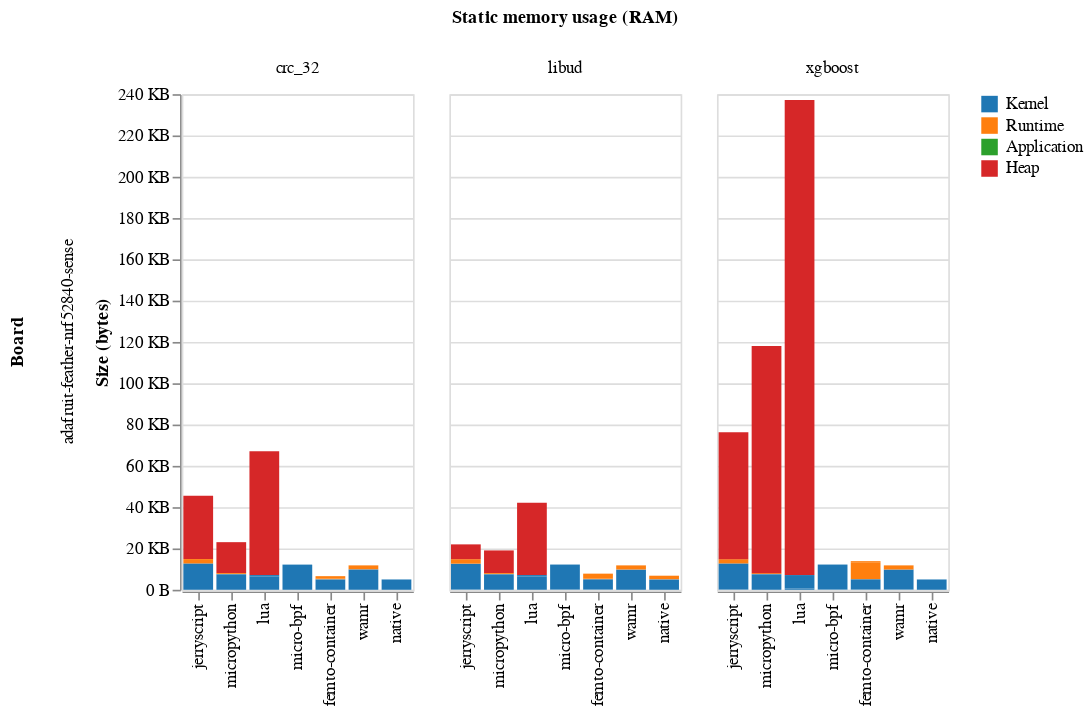
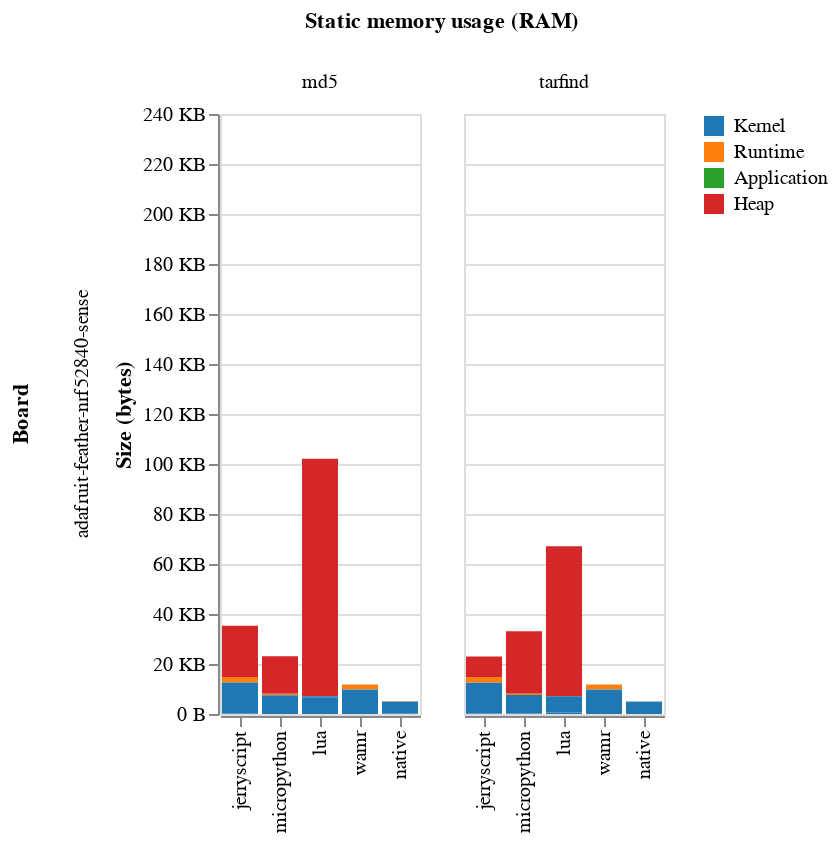

Here is the notebook cell these charts were saved with, in order:
### Code cell
Y_MAX = 240_000

def ram_chart(data):

    return (alt.Chart(
        data)
        .mark_bar()
        .encode(
            x=alt.X('environment:N', title='', sort=sort),
            y=alt.Y('size:Q', stack='zero', title='Size (bytes)', axis=alt.Axis(labelExpr=BYTE_LABEL_EXPR), scale=alt.Scale(domain=[0, Y_MAX])),
            color=alt.Color('category:N', title='', sort=category_order, scale=colors_category_scale),
            order=alt.Order("color_category_sort_index:Q"),
            tooltip=[
                alt.Tooltip('type:N', title='Section'),
                alt.Tooltip('category:N'),
                alt.Tooltip('size:Q', title='Binary size (bytes)')
            ]
        )
        .facet(
            column=alt.Column('benchmark:N', title="Static memory usage (RAM)"),
            row = alt.Row('board:N', title="Board")
        )
)

ram_data = df.filter(pl.col("type").is_in([".bss", ".data"]))
heap_data = ram_data.filter(pl.col("benchmark").is_in(HEAP_BENCHMARKS))
heap_less_data = ram_data.filter(pl.col("benchmark").is_in(HEAP_LESS_BENCHMARKS))

ram_chart(heap_less_data).display(scaleFactor=2)
ram_chart(heap_data).display(scaleFactor=2)

### Figure 1 — Vega-Lite specification as saved in the notebook (floating-point values rounded to 4 significant figures)
{"config": {"view": {"continuousWidth": 300, "continuousHeight": 300}}, "data": {"name": "data-6e084b03dfc9fce3a8ab1399e4c7950c"}, "facet": {"column": {"field": "benchmark", "title": "Static memory usage (RAM)", "type": "nominal"}, "row": {"field": "board", "title": "Board", "type": "nominal"}}, "spec": {"mark": {"type": "bar"}, "encoding": {"color": {"field": "category", "scale": {"domain": ["Kernel", "Runtime", "Application", "Heap"], "range": ["#1f77b4", "#ff7f0e", "#2ca02c", "#d62728"]}, "sort": ["Kernel", "Runtime", "app", "Application"], "title": "", "type": "nominal"}, "order": {"field": "color_category_sort_index", "type": "quantitative"}, "tooltip": [{"field": "type", "title": "Section", "type": "nominal"}, {"field": "category", "type": "nominal"}, {"field": "size", "title": "Binary size (bytes)", "type": "quantitative"}], "x": {"field": "environment", "sort": ["jerryscript", "micropython", "lua", "micro-bpf", "femto-container", "wamr"], "title": "", "type": "nominal"}, "y": {"axis": {"labelExpr": "\n(datum.value >= 1000000000) ? format(datum.value / 1000000000, '.0f') + ' GB' : \n(datum.value >= 1000000) ? format(datum.value / 1000000, '.0f') + ' MB' : \n(datum.value >= 1000) ? format(datum.value / 1000, '.0f') + ' KB' : \nformat(datum.value, '.0f') + ' B'\n"}, "field": "size", "scale": {"domain": [0, 240000]}, "stack": "zero", "title": "Size (bytes)", "type": "quantitative"}}}, "$schema": "https://vega.github.io/schema/vega-lite/v5.20.1.json", "datasets": {"data-6e084b03dfc9fce3a8ab1399e4c7950c": [{"board": "adafruit-feather-nrf52840-sense", "environment": "jerryscript", "benchmark": "xgboost", "category": "Kernel", "type": ".data", "size": 158, "total_size": 4241180, "section_total_size": null}, {"board": "adafruit-feather-nrf52840-sense", "environment": "femto-container", "benchmark": "libud", "category": "Runtime", "type": ".bss", "size": 525, "total_size": 1914171, "section_total_size": 4892}, {"board": "adafruit-feather-nrf52840-sense", "environment": "jerryscript", "benchmark": "libud", "category": "Kernel", "type": ".data", "size": 158, "total_size": 4161628, "section_total_size": null}, {"board": "adafruit-feather-nrf52840-sense", "environment": "femto-container", "benchmark": "xgboost", "category": "Kernel", "type": ".data", "size": 158, "total_size": 1919391, "section_total_size": null}, {"board": "adafruit-feather-nrf52840-sense", "environment": "lua", "benchmark": "xgboost", "category": "Runtime", "type": ".data", "size": 2, "total_size": 3693681, "section_total_size": null}, {"board": "adafruit-feather-nrf52840-sense", "environment": "micropython", "benchmark": "xgboost", "category": "Runtime", "type": ".bss", "size": 453, "total_size": 3712424, "section_total_size": 117380}, {"board": "adafruit-feather-nrf52840-sense", "environment": "jerryscript", "benchmark": "crc_32", "category": "Runtime", "type": ".bss", "size": 2225, "total_size": 6100970, "section_total_size": 44912}, {"board": "adafruit-feather-nrf52840-sense", "environment": "micro-bpf", "benchmark": "libud", "category": "Runtime", "type": ".data", "size": 2, "total_size": 2050160, "section_total_size": null}, {"board": "adafruit-feather-nrf52840-sense", "environment": "micro-bpf", "benchmark": "crc_32", "category": "Runtime", "type": ".data", "size": 2, "total_size": 2049924, "section_total_size": null}, {"board": "adafruit-feather-nrf52840-sense", "environment": "femto-container", "benchmark": "xgboost", "category": "Runtime", "type": ".data", "size": 8290, "total_size": 1919391, "section_total_size": null}, {"board": "adafruit-feather-nrf52840-sense", "environment": "native", "benchmark": "libud", "category": "Runtime", "type": ".data", "size": 2, "total_size": 1846974, "section_total_size": null}, {"board": "adafruit-feather-nrf52840-sense", "environment": "jerryscript", "benchmark": "xgboost", "category": "Runtime", "type": ".data", "size": 2, "total_size": 4241180, "section_total_size": null}, {"board": "adafruit-feather-nrf52840-sense", "environment": "jerryscript", "benchmark": "xgboost", "category": "Runtime", "type": ".bss", "size": 2173, "total_size": 4241180, "section_total_size": 75580}, {"board": "adafruit-feather-nrf52840-sense", "environment": "femto-container", "benchmark": "libud", "category": "Runtime", "type": ".data", "size": 2242, "total_size": 1914171, "section_total_size": null}, {"board": "adafruit-feather-nrf52840-sense", "environment": "micro-bpf", "benchmark": "xgboost", "category": "Runtime", "type": ".data", "size": 2, "total_size": 2057044, "section_total_size": null}, {"board": "adafruit-feather-nrf52840-sense", "environment": "femto-container", "benchmark": "crc_32", "category": "Runtime", "type": ".bss", "size": 525, "total_size": 1910845, "section_total_size": 4892}, {"board": "adafruit-feather-nrf52840-sense", "environment": "micropython", "benchmark": "crc_32", "category": "Runtime", "type": ".data", "size": 3, "total_size": 3597414, "section_total_size": null}, {"board": "adafruit-feather-nrf52840-sense", "environment": "lua", "benchmark": "libud", "category": "Kernel", "type": ".bss", "size": 6499, "total_size": 3476782, "section_total_size": 40996}, {"board": "adafruit-feather-nrf52840-sense", "environment": "lua", "benchmark": "xgboost", "category": "Heap", "type": ".bss", "size": 230000, "total_size": 3693681, "section_total_size": 235996}, {"board": "adafruit-feather-nrf52840-sense", "environment": "native", "benchmark": "xgboost", "category": "Kernel", "type": ".bss", "size": 4879, "total_size": 1851856, "section_total_size": 4372}, {"board": "adafruit-feather-nrf52840-sense", "environment": "native", "benchmark": "crc_32", "category": "Kernel", "type": ".bss", "size": 4879, "total_size": 1843560, "section_total_size": 4376}, {"board": "adafruit-feather-nrf52840-sense", "environment": "wamr", "benchmark": "xgboost", "category": "Kernel", "type": ".data", "size": 158, "total_size": 3065235, "section_total_size": null}, {"board": "adafruit-feather-nrf52840-sense", "environment": "micro-bpf", "benchmark": "libud", "category": "Kernel", "type": ".data", "size": 158, "total_size": 2050160, "section_total_size": null}, {"board": "adafruit-feather-nrf52840-sense", "environment": "jerryscript", "benchmark": "xgboost", "category": "Kernel", "type": ".bss", "size": 12479, "total_size": 4241180, "section_total_size": 75580}, {"board": "adafruit-feather-nrf52840-sense", "environment": "micropython", "benchmark": "xgboost", "category": "Runtime", "type": ".data", "size": 3, "total_size": 3712424, "section_total_size": null}, {"board": "adafruit-feather-nrf52840-sense", "environment": "femto-container", "benchmark": "libud", "category": "Kernel", "type": ".data", "size": 158, "total_size": 1914171, "section_total_size": null}, {"board": "adafruit-feather-nrf52840-sense", "environment": "micro-bpf", "benchmark": "crc_32", "category": "Runtime", "type": ".bss", "size": 5, "total_size": 2049924, "section_total_size": 11544}, {"board": "adafruit-feather-nrf52840-sense", "environment": "lua", "benchmark": "libud", "category": "Runtime", "type": ".data", "size": 2, "total_size": 3476782, "section_total_size": null}, {"board": "adafruit-feather-nrf52840-sense", "environment": "lua", "benchmark": "crc_32", "category": "Kernel", "type": ".bss", "size": 6499, "total_size": 3503427, "section_total_size": 65996}, {"board": "adafruit-feather-nrf52840-sense", "environment": "jerryscript", "benchmark": "crc_32", "category": "Heap", "type": ".bss", "size": 30720, "total_size": 6100970, "section_total_size": 44912}, {"board": "adafruit-feather-nrf52840-sense", "environment": "wamr", "benchmark": "libud", "category": "Kernel", "type": ".bss", "size": 9656, "total_size": 3057294, "section_total_size": 9216}, {"board": "adafruit-feather-nrf52840-sense", "environment": "wamr", "benchmark": "libud", "category": "Kernel", "type": ".data", "size": 158, "total_size": 3057294, "section_total_size": null}, {"board": "adafruit-feather-nrf52840-sense", "environment": "lua", "benchmark": "xgboost", "category": "Kernel", "type": ".data", "size": 622, "total_size": 3693681, "section_total_size": null}, {"board": "adafruit-feather-nrf52840-sense", "environment": "native", "benchmark": "crc_32", "category": "Kernel", "type": ".data", "size": 158, "total_size": 1843560, "section_total_size": null}, {"board": "adafruit-feather-nrf52840-sense", "environment": "lua", "benchmark": "libud", "category": "Heap", "type": ".bss", "size": 35000, "total_size": 3476782, "section_total_size": 40996}, {"board": "adafruit-feather-nrf52840-sense", "environment": "micropython", "benchmark": "libud", "category": "Kernel", "type": ".bss", "size": 7439, "total_size": 3591441, "section_total_size": 18380}, {"board": "adafruit-feather-nrf52840-sense", "environment": "jerryscript", "benchmark": "libud", "category": "Runtime", "type": ".data", "size": 2, "total_size": 4161628, "section_total_size": null}, {"board": "adafruit-feather-nrf52840-sense", "environment": "native", "benchmark": "xgboost", "category": "Runtime", "type": ".data", "size": 2, "total_size": 1851856, "section_total_size": null}, {"board": "adafruit-feather-nrf52840-sense", "environment": "lua", "benchmark": "crc_32", "category": "Kernel", "type": ".data", "size": 622, "total_size": 3503427, "section_total_size": null}, {"board": "adafruit-feather-nrf52840-sense", "environment": "femto-container", "benchmark": "xgboost", "category": "Kernel", "type": ".bss", "size": 4879, "total_size": 1919391, "section_total_size": 4892}, {"board": "adafruit-feather-nrf52840-sense", "environment": "micropython", "benchmark": "crc_32", "category": "Heap", "type": ".bss", "size": 15000, "total_size": 3597414, "section_total_size": 22380}, {"board": "adafruit-feather-nrf52840-sense", "environment": "micropython", "benchmark": "crc_32", "category": "Kernel", "type": ".bss", "size": 7439, "total_size": 3597414, "section_total_size": 22380}, {"board": "adafruit-feather-nrf52840-sense", "environment": "jerryscript", "benchmark": "libud", "category": "Kernel", "type": ".bss", "size": 12479, "total_size": 4161628, "section_total_size": 21308}, {"board": "adafruit-feather-nrf52840-sense", "environment": "wamr", "benchmark": "crc_32", "category": "Runtime", "type": ".data", "size": 1962, "total_size": 3057486, "section_total_size": null}, {"board": "adafruit-feather-nrf52840-sense", "environment": "lua", "benchmark": "crc_32", "category": "Heap", "type": ".bss", "size": 60000, "total_size": 3503427, "section_total_size": 65996}, {"board": "adafruit-feather-nrf52840-sense", "environment": "wamr", "benchmark": "xgboost", "category": "Kernel", "type": ".bss", "size": 9656, "total_size": 3065235, "section_total_size": 9216}, {"board": "adafruit-feather-nrf52840-sense", "environment": "jerryscript", "benchmark": "xgboost", "category": "Heap", "type": ".bss", "size": 61440, "total_size": 4241180, "section_total_size": 75580}, {"board": "adafruit-feather-nrf52840-sense", "environment": "micropython", "benchmark": "xgboost", "category": "Heap", "type": ".bss", "size": 110000, "total_size": 3712424, "section_total_size": 117380}, {"board": "adafruit-feather-nrf52840-sense", "environment": "micro-bpf", "benchmark": "xgboost", "category": "Runtime", "type": ".bss", "size": 5, "total_size": 2057044, "section_total_size": 11544}, {"board": "adafruit-feather-nrf52840-sense", "environment": "lua", "benchmark": "crc_32", "category": "Runtime", "type": ".data", "size": 2, "total_size": 3503427, "section_total_size": null}, {"board": "adafruit-feather-nrf52840-sense", "environment": "lua", "benchmark": "xgboost", "category": "Kernel", "type": ".bss", "size": 6499, "total_size": 3693681, "section_total_size": 235996}, {"board": "adafruit-feather-nrf52840-sense", "environment": "native", "benchmark": "xgboost", "category": "Kernel", "type": ".data", "size": 158, "total_size": 1851856, "section_total_size": null}, {"board": "adafruit-feather-nrf52840-sense", "environment": "native", "benchmark": "libud", "category": "Kernel", "type": ".bss", "size": 4879, "total_size": 1846974, "section_total_size": 6136}, {"board": "adafruit-feather-nrf52840-sense", "environment": "lua", "benchmark": "crc_32", "category": "Runtime", "type": ".bss", "size": 9, "total_size": 3503427, "section_total_size": 65996}, {"board": "adafruit-feather-nrf52840-sense", "environment": "native", "benchmark": "libud", "category": "Runtime", "type": ".bss", "size": 1769, "total_size": 1846974, "section_total_size": 6136}, {"board": "adafruit-feather-nrf52840-sense", "environment": "wamr", "benchmark": "crc_32", "category": "Runtime", "type": ".bss", "size": 72, "total_size": 3057486, "section_total_size": 9216}, {"board": "adafruit-feather-nrf52840-sense", "environment": "jerryscript", "benchmark": "libud", "category": "Runtime", "type": ".bss", "size": 2173, "total_size": 4161628, "section_total_size": 21308}, {"board": "adafruit-feather-nrf52840-sense", "environment": "micropython", "benchmark": "crc_32", "category": "Runtime", "type": ".bss", "size": 453, "total_size": 3597414, "section_total_size": 22380}, {"board": "adafruit-feather-nrf52840-sense", "environment": "native", "benchmark": "xgboost", "category": "Runtime", "type": ".bss", "size": 5, "total_size": 1851856, "section_total_size": 4372}, {"board": "adafruit-feather-nrf52840-sense", "environment": "jerryscript", "benchmark": "crc_32", "category": "Kernel", "type": ".bss", "size": 12479, "total_size": 6100970, "section_total_size": 44912}, {"board": "adafruit-feather-nrf52840-sense", "environment": "jerryscript", "benchmark": "libud", "category": "Heap", "type": ".bss", "size": 7168, "total_size": 4161628, "section_total_size": 21308}, {"board": "adafruit-feather-nrf52840-sense", "environment": "micropython", "benchmark": "xgboost", "category": "Kernel", "type": ".bss", "size": 7439, "total_size": 3712424, "section_total_size": 117380}, {"board": "adafruit-feather-nrf52840-sense", "environment": "wamr", "benchmark": "crc_32", "category": "Kernel", "type": ".bss", "size": 9656, "total_size": 3057486, "section_total_size": 9216}, {"board": "adafruit-feather-nrf52840-sense", "environment": "micro-bpf", "benchmark": "xgboost", "category": "Kernel", "type": ".data", "size": 158, "total_size": 2057044, "section_total_size": null}, {"board": "adafruit-feather-nrf52840-sense", "environment": "femto-container", "benchmark": "crc_32", "category": "Kernel", "type": ".bss", "size": 4879, "total_size": 1910845, "section_total_size": 4892}, {"board": "adafruit-feather-nrf52840-sense", "environment": "femto-container", "benchmark": "crc_32", "category": "Runtime", "type": ".data", "size": 1026, "total_size": 1910845, "section_total_size": null}, {"board": "adafruit-feather-nrf52840-sense", "environment": "wamr", "benchmark": "libud", "category": "Runtime", "type": ".data", "size": 1962, "total_size": 3057294, "section_total_size": null}, {"board": "adafruit-feather-nrf52840-sense", "environment": "micropython", "benchmark": "libud", "category": "Kernel", "type": ".data", "size": 157, "total_size": 3591441, "section_total_size": null}, {"board": "adafruit-feather-nrf52840-sense", "environment": "micro-bpf", "benchmark": "crc_32", "category": "Kernel", "type": ".bss", "size": 12051, "total_size": 2049924, "section_total_size": 11544}, {"board": "adafruit-feather-nrf52840-sense", "environment": "native", "benchmark": "libud", "category": "Kernel", "type": ".data", "size": 158, "total_size": 1846974, "section_total_size": null}, {"board": "adafruit-feather-nrf52840-sense", "environment": "native", "benchmark": "crc_32", "category": "Runtime", "type": ".bss", "size": 9, "total_size": 1843560, "section_total_size": 4376}, {"board": "adafruit-feather-nrf52840-sense", "environment": "lua", "benchmark": "libud", "category": "Runtime", "type": ".bss", "size": 9, "total_size": 3476782, "section_total_size": 40996}, {"board": "adafruit-feather-nrf52840-sense", "environment": "micropython", "benchmark": "libud", "category": "Heap", "type": ".bss", "size": 11000, "total_size": 3591441, "section_total_size": 18380}, {"board": "adafruit-feather-nrf52840-sense", "environment": "jerryscript", "benchmark": "crc_32", "category": "Runtime", "type": ".data", "size": 2, "total_size": 6100970, "section_total_size": null}, {"board": "adafruit-feather-nrf52840-sense", "environment": "micropython", "benchmark": "libud", "category": "Runtime", "type": ".data", "size": 3, "total_size": 3591441, "section_total_size": null}, {"board": "adafruit-feather-nrf52840-sense", "environment": "lua", "benchmark": "xgboost", "category": "Runtime", "type": ".bss", "size": 9, "total_size": 3693681, "section_total_size": 235996}, {"board": "adafruit-feather-nrf52840-sense", "environment": "femto-container", "benchmark": "libud", "category": "Kernel", "type": ".bss", "size": 4879, "total_size": 1914171, "section_total_size": 4892}, {"board": "adafruit-feather-nrf52840-sense", "environment": "wamr", "benchmark": "xgboost", "category": "Runtime", "type": ".data", "size": 1962, "total_size": 3065235, "section_total_size": null}, {"board": "adafruit-feather-nrf52840-sense", "environment": "micropython", "benchmark": "crc_32", "category": "Kernel", "type": ".data", "size": 157, "total_size": 3597414, "section_total_size": null}, {"board": "adafruit-feather-nrf52840-sense", "environment": "femto-container", "benchmark": "xgboost", "category": "Runtime", "type": ".bss", "size": 525, "total_size": 1919391, "section_total_size": 4892}, {"board": "adafruit-feather-nrf52840-sense", "environment": "jerryscript", "benchmark": "crc_32", "category": "Kernel", "type": ".data", "size": 158, "total_size": 6100970, "section_total_size": null}, {"board": "adafruit-feather-nrf52840-sense", "environment": "micro-bpf", "benchmark": "libud", "category": "Kernel", "type": ".bss", "size": 12051, "total_size": 2050160, "section_total_size": 11544}, {"board": "adafruit-feather-nrf52840-sense", "environment": "femto-container", "benchmark": "crc_32", "category": "Kernel", "type": ".data", "size": 158, "total_size": 1910845, "section_total_size": null}, {"board": "adafruit-feather-nrf52840-sense", "environment": "micropython", "benchmark": "libud", "category": "Runtime", "type": ".bss", "size": 453, "total_size": 3591441, "section_total_size": 18380}, {"board": "adafruit-feather-nrf52840-sense", "environment": "native", "benchmark": "crc_32", "category": "Runtime", "type": ".data", "size": 2, "total_size": 1843560, "section_total_size": null}, {"board": "adafruit-feather-nrf52840-sense", "environment": "wamr", "benchmark": "crc_32", "category": "Kernel", "type": ".data", "size": 158, "total_size": 3057486, "section_total_size": null}, {"board": "adafruit-feather-nrf52840-sense", "environment": "wamr", "benchmark": "libud", "category": "Runtime", "type": ".bss", "size": 72, "total_size": 3057294, "section_total_size": 9216}, {"board": "adafruit-feather-nrf52840-sense", "environment": "micro-bpf", "benchmark": "libud", "category": "Runtime", "type": ".bss", "size": 5, "total_size": 2050160, "section_total_size": 11544}, {"board": "adafruit-feather-nrf52840-sense", "environment": "lua", "benchmark": "libud", "category": "Kernel", "type": ".data", "size": 622, "total_size": 3476782, "section_total_size": null}, {"board": "adafruit-feather-nrf52840-sense", "environment": "micro-bpf", "benchmark": "crc_32", "category": "Kernel", "type": ".data", "size": 158, "total_size": 2049924, "section_total_size": null}, {"board": "adafruit-feather-nrf52840-sense", "environment": "micro-bpf", "benchmark": "xgboost", "category": "Kernel", "type": ".bss", "size": 12051, "total_size": 2057044, "section_total_size": 11544}, {"board": "adafruit-feather-nrf52840-sense", "environment": "wamr", "benchmark": "xgboost", "category": "Runtime", "type": ".bss", "size": 72, "total_size": 3065235, "section_total_size": 9216}, {"board": "adafruit-feather-nrf52840-sense", "environment": "micropython", "benchmark": "xgboost", "category": "Kernel", "type": ".data", "size": 157, "total_size": 3712424, "section_total_size": null}]}}

### Figure 2 — Vega-Lite specification as saved in the notebook (floating-point values rounded to 4 significant figures)
{"config": {"view": {"continuousWidth": 300, "continuousHeight": 300}}, "data": {"name": "data-0b5e7f11b60ff258d99961020844d452"}, "facet": {"column": {"field": "benchmark", "title": "Static memory usage (RAM)", "type": "nominal"}, "row": {"field": "board", "title": "Board", "type": "nominal"}}, "spec": {"mark": {"type": "bar"}, "encoding": {"color": {"field": "category", "scale": {"domain": ["Kernel", "Runtime", "Application", "Heap"], "range": ["#1f77b4", "#ff7f0e", "#2ca02c", "#d62728"]}, "sort": ["Kernel", "Runtime", "app", "Application"], "title": "", "type": "nominal"}, "order": {"field": "color_category_sort_index", "type": "quantitative"}, "tooltip": [{"field": "type", "title": "Section", "type": "nominal"}, {"field": "category", "type": "nominal"}, {"field": "size", "title": "Binary size (bytes)", "type": "quantitative"}], "x": {"field": "environment", "sort": ["jerryscript", "micropython", "lua", "micro-bpf", "femto-container", "wamr"], "title": "", "type": "nominal"}, "y": {"axis": {"labelExpr": "\n(datum.value >= 1000000000) ? format(datum.value / 1000000000, '.0f') + ' GB' : \n(datum.value >= 1000000) ? format(datum.value / 1000000, '.0f') + ' MB' : \n(datum.value >= 1000) ? format(datum.value / 1000, '.0f') + ' KB' : \nformat(datum.value, '.0f') + ' B'\n"}, "field": "size", "scale": {"domain": [0, 240000]}, "stack": "zero", "title": "Size (bytes)", "type": "quantitative"}}}, "$schema": "https://vega.github.io/schema/vega-lite/v5.20.1.json", "datasets": {"data-0b5e7f11b60ff258d99961020844d452": [{"board": "adafruit-feather-nrf52840-sense", "environment": "native", "benchmark": "tarfind", "category": "Kernel", "type": ".bss", "size": 4883, "total_size": 1884245, "section_total_size": 4376}, {"board": "adafruit-feather-nrf52840-sense", "environment": "jerryscript", "benchmark": "md5", "category": "Runtime", "type": ".bss", "size": 2173, "total_size": 4176484, "section_total_size": 34620}, {"board": "adafruit-feather-nrf52840-sense", "environment": "jerryscript", "benchmark": "md5", "category": "Heap", "type": ".bss", "size": 20480, "total_size": 4176484, "section_total_size": 34620}, {"board": "adafruit-feather-nrf52840-sense", "environment": "jerryscript", "benchmark": "tarfind", "category": "Heap", "type": ".bss", "size": 8192, "total_size": 4162750, "section_total_size": 22332}, {"board": "adafruit-feather-nrf52840-sense", "environment": "lua", "benchmark": "md5", "category": "Kernel", "type": ".bss", "size": 6499, "total_size": 3537792, "section_total_size": 100996}, {"board": "adafruit-feather-nrf52840-sense", "environment": "native", "benchmark": "md5", "category": "Kernel", "type": ".data", "size": 158, "total_size": 1858005, "section_total_size": null}, {"board": "adafruit-feather-nrf52840-sense", "environment": "wamr", "benchmark": "md5", "category": "Runtime", "type": ".data", "size": 1962, "total_size": 3057646, "section_total_size": null}, {"board": "adafruit-feather-nrf52840-sense", "environment": "micropython", "benchmark": "md5", "category": "Kernel", "type": ".bss", "size": 7439, "total_size": 3596722, "section_total_size": 22380}, {"board": "adafruit-feather-nrf52840-sense", "environment": "lua", "benchmark": "md5", "category": "Runtime", "type": ".bss", "size": 9, "total_size": 3537792, "section_total_size": 100996}, {"board": "adafruit-feather-nrf52840-sense", "environment": "jerryscript", "benchmark": "md5", "category": "Kernel", "type": ".data", "size": 158, "total_size": 4176484, "section_total_size": null}, {"board": "adafruit-feather-nrf52840-sense", "environment": "native", "benchmark": "tarfind", "category": "Kernel", "type": ".data", "size": 158, "total_size": 1884245, "section_total_size": null}, {"board": "adafruit-feather-nrf52840-sense", "environment": "lua", "benchmark": "md5", "category": "Runtime", "type": ".data", "size": 2, "total_size": 3537792, "section_total_size": null}, {"board": "adafruit-feather-nrf52840-sense", "environment": "lua", "benchmark": "md5", "category": "Heap", "type": ".bss", "size": 95000, "total_size": 3537792, "section_total_size": 100996}, {"board": "adafruit-feather-nrf52840-sense", "environment": "jerryscript", "benchmark": "tarfind", "category": "Kernel", "type": ".data", "size": 158, "total_size": 4162750, "section_total_size": null}, {"board": "adafruit-feather-nrf52840-sense", "environment": "micropython", "benchmark": "tarfind", "category": "Runtime", "type": ".bss", "size": 453, "total_size": 3605217, "section_total_size": 32380}, {"board": "adafruit-feather-nrf52840-sense", "environment": "lua", "benchmark": "tarfind", "category": "Kernel", "type": ".data", "size": 622, "total_size": 3501845, "section_total_size": null}, {"board": "adafruit-feather-nrf52840-sense", "environment": "lua", "benchmark": "tarfind", "category": "Heap", "type": ".bss", "size": 60000, "total_size": 3501845, "section_total_size": 65996}, {"board": "adafruit-feather-nrf52840-sense", "environment": "jerryscript", "benchmark": "tarfind", "category": "Kernel", "type": ".bss", "size": 12479, "total_size": 4162750, "section_total_size": 22332}, {"board": "adafruit-feather-nrf52840-sense", "environment": "lua", "benchmark": "tarfind", "category": "Runtime", "type": ".bss", "size": 9, "total_size": 3501845, "section_total_size": 65996}, {"board": "adafruit-feather-nrf52840-sense", "environment": "micropython", "benchmark": "tarfind", "category": "Heap", "type": ".bss", "size": 25000, "total_size": 3605217, "section_total_size": 32380}, {"board": "adafruit-feather-nrf52840-sense", "environment": "jerryscript", "benchmark": "md5", "category": "Kernel", "type": ".bss", "size": 12479, "total_size": 4176484, "section_total_size": 34620}, {"board": "adafruit-feather-nrf52840-sense", "environment": "wamr", "benchmark": "md5", "category": "Kernel", "type": ".bss", "size": 9656, "total_size": 3057646, "section_total_size": 9216}, {"board": "adafruit-feather-nrf52840-sense", "environment": "micropython", "benchmark": "tarfind", "category": "Runtime", "type": ".data", "size": 3, "total_size": 3605217, "section_total_size": null}, {"board": "adafruit-feather-nrf52840-sense", "environment": "micropython", "benchmark": "md5", "category": "Runtime", "type": ".data", "size": 3, "total_size": 3596722, "section_total_size": null}, {"board": "adafruit-feather-nrf52840-sense", "environment": "native", "benchmark": "tarfind", "category": "Runtime", "type": ".data", "size": 2, "total_size": 1884245, "section_total_size": null}, {"board": "adafruit-feather-nrf52840-sense", "environment": "jerryscript", "benchmark": "md5", "category": "Runtime", "type": ".data", "size": 2, "total_size": 4176484, "section_total_size": null}, {"board": "adafruit-feather-nrf52840-sense", "environment": "wamr", "benchmark": "tarfind", "category": "Runtime", "type": ".data", "size": 1962, "total_size": 3056758, "section_total_size": null}, {"board": "adafruit-feather-nrf52840-sense", "environment": "wamr", "benchmark": "tarfind", "category": "Runtime", "type": ".bss", "size": 72, "total_size": 3056758, "section_total_size": 9216}, {"board": "adafruit-feather-nrf52840-sense", "environment": "jerryscript", "benchmark": "tarfind", "category": "Runtime", "type": ".data", "size": 2, "total_size": 4162750, "section_total_size": null}, {"board": "adafruit-feather-nrf52840-sense", "environment": "wamr", "benchmark": "tarfind", "category": "Kernel", "type": ".bss", "size": 9656, "total_size": 3056758, "section_total_size": 9216}, {"board": "adafruit-feather-nrf52840-sense", "environment": "wamr", "benchmark": "tarfind", "category": "Kernel", "type": ".data", "size": 158, "total_size": 3056758, "section_total_size": null}, {"board": "adafruit-feather-nrf52840-sense", "environment": "native", "benchmark": "tarfind", "category": "Runtime", "type": ".bss", "size": 5, "total_size": 1884245, "section_total_size": 4376}, {"board": "adafruit-feather-nrf52840-sense", "environment": "micropython", "benchmark": "md5", "category": "Heap", "type": ".bss", "size": 15000, "total_size": 3596722, "section_total_size": 22380}, {"board": "adafruit-feather-nrf52840-sense", "environment": "wamr", "benchmark": "md5", "category": "Kernel", "type": ".data", "size": 158, "total_size": 3057646, "section_total_size": null}, {"board": "adafruit-feather-nrf52840-sense", "environment": "lua", "benchmark": "tarfind", "category": "Runtime", "type": ".data", "size": 2, "total_size": 3501845, "section_total_size": null}, {"board": "adafruit-feather-nrf52840-sense", "environment": "jerryscript", "benchmark": "tarfind", "category": "Runtime", "type": ".bss", "size": 2173, "total_size": 4162750, "section_total_size": 22332}, {"board": "adafruit-feather-nrf52840-sense", "environment": "micropython", "benchmark": "tarfind", "category": "Kernel", "type": ".data", "size": 157, "total_size": 3605217, "section_total_size": null}, {"board": "adafruit-feather-nrf52840-sense", "environment": "native", "benchmark": "md5", "category": "Runtime", "type": ".data", "size": 2, "total_size": 1858005, "section_total_size": null}, {"board": "adafruit-feather-nrf52840-sense", "environment": "native", "benchmark": "md5", "category": "Kernel", "type": ".bss", "size": 4883, "total_size": 1858005, "section_total_size": 4392}, {"board": "adafruit-feather-nrf52840-sense", "environment": "native", "benchmark": "md5", "category": "Runtime", "type": ".bss", "size": 21, "total_size": 1858005, "section_total_size": 4392}, {"board": "adafruit-feather-nrf52840-sense", "environment": "wamr", "benchmark": "md5", "category": "Runtime", "type": ".bss", "size": 72, "total_size": 3057646, "section_total_size": 9216}, {"board": "adafruit-feather-nrf52840-sense", "environment": "micropython", "benchmark": "md5", "category": "Runtime", "type": ".bss", "size": 453, "total_size": 3596722, "section_total_size": 22380}, {"board": "adafruit-feather-nrf52840-sense", "environment": "lua", "benchmark": "md5", "category": "Kernel", "type": ".data", "size": 622, "total_size": 3537792, "section_total_size": null}, {"board": "adafruit-feather-nrf52840-sense", "environment": "micropython", "benchmark": "md5", "category": "Kernel", "type": ".data", "size": 157, "total_size": 3596722, "section_total_size": null}, {"board": "adafruit-feather-nrf52840-sense", "environment": "lua", "benchmark": "tarfind", "category": "Kernel", "type": ".bss", "size": 6499, "total_size": 3501845, "section_total_size": 65996}, {"board": "adafruit-feather-nrf52840-sense", "environment": "micropython", "benchmark": "tarfind", "category": "Kernel", "type": ".bss", "size": 7439, "total_size": 3605217, "section_total_size": 32380}]}}
